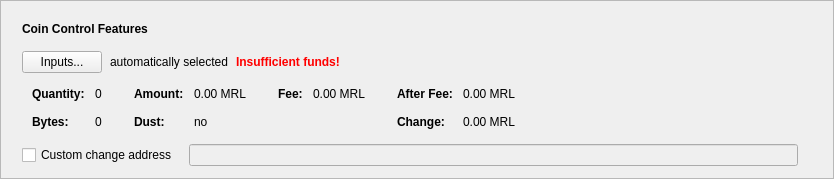
      <widget class="QFrame" name="frameCoinControl">
       <property name="sizePolicy">
        <sizepolicy hsizetype="Expanding" vsizetype="Fixed">
         <horstretch>0</horstretch>
         <verstretch>0</verstretch>
        </sizepolicy>
       </property>
       <property name="frameShape">
        <enum>QFrame::StyledPanel</enum>
       </property>
       <property name="frameShadow">
        <enum>QFrame::Raised</enum>
       </property>
       <layout class="QVBoxLayout" name="verticalLayout_2">
        <item>
         <layout class="QVBoxLayout" name="verticalLayoutCoinControl" stretch="0,0,0,0,0">
          <property name="spacing">
           <number>0</number>
          </property>
          <property name="sizeConstraint">
           <enum>QLayout::SetDefaultConstraint</enum>
          </property>
          <property name="leftMargin">
           <number>10</number>
          </property>
          <property name="topMargin">
           <number>10</number>
          </property>
          <item>
           <layout class="QHBoxLayout" name="horizontalLayoutCoinControl1">
            <property name="bottomMargin">
             <number>15</number>
            </property>
            <item>
             <widget class="QLabel" name="labelCoinControlFeatures">
              <property name="sizePolicy">
               <sizepolicy hsizetype="Preferred" vsizetype="Maximum">
                <horstretch>0</horstretch>
                <verstretch>0</verstretch>
               </sizepolicy>
              </property>
              <property name="font">
               <font>
                <weight>75</weight>
                <bold>true</bold>
               </font>
              </property>
              <property name="styleSheet">
               <string notr="true">font-weight:bold;</string>
              </property>
              <property name="text">
               <string>Coin Control Features</string>
              </property>
             </widget>
            </item>
           </layout>
          </item>
          <item>
           <layout class="QHBoxLayout" name="horizontalLayoutCoinControl2" stretch="0,0,0,0">
            <property name="spacing">
             <number>8</number>
            </property>
            <property name="bottomMargin">
             <number>10</number>
            </property>
            <item>
             <widget class="QPushButton" name="pushButtonCoinControl">
              <property name="styleSheet">
               <string notr="true"/>
              </property>
              <property name="text">
               <string>Inputs...</string>
              </property>
              <property name="autoDefault">
               <bool>false</bool>
              </property>
             </widget>
            </item>
            <item>
             <widget class="QLabel" name="labelCoinControlAutomaticallySelected">
              <property name="text">
               <string>automatically selected</string>
              </property>
              <property name="margin">
               <number>5</number>
              </property>
             </widget>
            </item>
            <item>
             <widget class="QLabel" name="labelCoinControlInsuffFunds">
              <property name="font">
               <font>
                <weight>75</weight>
                <bold>true</bold>
               </font>
              </property>
              <property name="styleSheet">
               <string notr="true">color:red;font-weight:bold;</string>
              </property>
              <property name="text">
               <string>Insufficient funds!</string>
              </property>
              <property name="margin">
               <number>5</number>
              </property>
             </widget>
            </item>
            <item>
             <spacer name="horizontalSpacerCoinControl">
              <property name="orientation">
               <enum>Qt::Horizontal</enum>
              </property>
              <property name="sizeHint" stdset="0">
               <size>
                <width>40</width>
                <height>1</height>
               </size>
              </property>
             </spacer>
            </item>
           </layout>
          </item>
          <item>
           <widget class="QWidget" name="widgetCoinControl" native="true">
            <property name="sizePolicy">
             <sizepolicy hsizetype="Preferred" vsizetype="Preferred">
              <horstretch>0</horstretch>
              <verstretch>0</verstretch>
             </sizepolicy>
            </property>
            <property name="minimumSize">
             <size>
              <width>0</width>
              <height>0</height>
             </size>
            </property>
            <property name="styleSheet">
             <string notr="true"/>
            </property>
            <layout class="QHBoxLayout" name="horizontalLayoutCoinControl5">
             <property name="leftMargin">
              <number>0</number>
             </property>
             <property name="topMargin">
              <number>0</number>
             </property>
             <property name="rightMargin">
              <number>0</number>
             </property>
             <property name="bottomMargin">
              <number>0</number>
             </property>
             <item>
              <layout class="QHBoxLayout" name="horizontalLayoutCoinControl3" stretch="0,0,0,1">
               <property name="spacing">
                <number>20</number>
               </property>
               <property name="topMargin">
                <number>0</number>
               </property>
               <property name="bottomMargin">
                <number>10</number>
               </property>
               <item>
                <layout class="QFormLayout" name="formLayoutCoinControl1">
                 <property name="horizontalSpacing">
                  <number>10</number>
                 </property>
                 <property name="verticalSpacing">
                  <number>14</number>
                 </property>
                 <property name="leftMargin">
                  <number>10</number>
                 </property>
                 <property name="topMargin">
                  <number>4</number>
                 </property>
                 <property name="rightMargin">
                  <number>6</number>
                 </property>
                 <item row="0" column="0">
                  <widget class="QLabel" name="labelCoinControlQuantityText">
                   <property name="font">
                    <font>
                     <weight>75</weight>
                     <bold>true</bold>
                    </font>
                   </property>
                   <property name="text">
                    <string>Quantity:</string>
                   </property>
                   <property name="margin">
                    <number>0</number>
                   </property>
                  </widget>
                 </item>
                 <item row="0" column="1">
                  <widget class="QLabel" name="labelCoinControlQuantity">
                   <property name="cursor">
                    <cursorShape>IBeamCursor</cursorShape>
                   </property>
                   <property name="contextMenuPolicy">
                    <enum>Qt::ActionsContextMenu</enum>
                   </property>
                   <property name="text">
                    <string notr="true">0</string>
                   </property>
                   <property name="margin">
                    <number>0</number>
                   </property>
                   <property name="textInteractionFlags">
                    <set>Qt::LinksAccessibleByMouse|Qt::TextSelectableByKeyboard|Qt::TextSelectableByMouse</set>
                   </property>
                  </widget>
                 </item>
                 <item row="1" column="0">
                  <widget class="QLabel" name="labelCoinControlBytesText">
                   <property name="font">
                    <font>
                     <weight>75</weight>
                     <bold>true</bold>
                    </font>
                   </property>
                   <property name="text">
                    <string>Bytes:</string>
                   </property>
                  </widget>
                 </item>
                 <item row="1" column="1">
                  <widget class="QLabel" name="labelCoinControlBytes">
                   <property name="cursor">
                    <cursorShape>IBeamCursor</cursorShape>
                   </property>
                   <property name="contextMenuPolicy">
                    <enum>Qt::ActionsContextMenu</enum>
                   </property>
                   <property name="text">
                    <string notr="true">0</string>
                   </property>
                   <property name="textInteractionFlags">
                    <set>Qt::LinksAccessibleByMouse|Qt::TextSelectableByKeyboard|Qt::TextSelectableByMouse</set>
                   </property>
                  </widget>
                 </item>
                </layout>
               </item>
               <item>
                <layout class="QFormLayout" name="formLayoutCoinControl2">
                 <property name="horizontalSpacing">
                  <number>10</number>
                 </property>
                 <property name="verticalSpacing">
                  <number>14</number>
                 </property>
                 <property name="leftMargin">
                  <number>6</number>
                 </property>
                 <property name="topMargin">
                  <number>4</number>
                 </property>
                 <property name="rightMargin">
                  <number>6</number>
                 </property>
                 <item row="0" column="0">
                  <widget class="QLabel" name="labelCoinControlAmountText">
                   <property name="font">
                    <font>
                     <weight>75</weight>
                     <bold>true</bold>
                    </font>
                   </property>
                   <property name="text">
                    <string>Amount:</string>
                   </property>
                   <property name="margin">
                    <number>0</number>
                   </property>
                  </widget>
                 </item>
                 <item row="0" column="1">
                  <widget class="QLabel" name="labelCoinControlAmount">
                   <property name="cursor">
                    <cursorShape>IBeamCursor</cursorShape>
                   </property>
                   <property name="contextMenuPolicy">
                    <enum>Qt::ActionsContextMenu</enum>
                   </property>
                   <property name="text">
                    <string notr="true">0.00 MRL</string>
                   </property>
                   <property name="textInteractionFlags">
                    <set>Qt::LinksAccessibleByMouse|Qt::TextSelectableByKeyboard|Qt::TextSelectableByMouse</set>
                   </property>
                  </widget>
                 </item>
                 <item row="1" column="0">
                  <widget class="QLabel" name="labelCoinControlLowOutputText">
                   <property name="font">
                    <font>
                     <weight>75</weight>
                     <bold>true</bold>
                    </font>
                   </property>
                   <property name="text">
                    <string>Dust:</string>
                   </property>
                  </widget>
                 </item>
                 <item row="1" column="1">
                  <widget class="QLabel" name="labelCoinControlLowOutput">
                   <property name="cursor">
                    <cursorShape>IBeamCursor</cursorShape>
                   </property>
                   <property name="contextMenuPolicy">
                    <enum>Qt::ActionsContextMenu</enum>
                   </property>
                   <property name="text">
                    <string notr="true">no</string>
                   </property>
                   <property name="textInteractionFlags">
                    <set>Qt::LinksAccessibleByMouse|Qt::TextSelectableByKeyboard|Qt::TextSelectableByMouse</set>
                   </property>
                  </widget>
                 </item>
                </layout>
               </item>
               <item>
                <layout class="QFormLayout" name="formLayoutCoinControl3">
                 <property name="horizontalSpacing">
                  <number>10</number>
                 </property>
                 <property name="verticalSpacing">
                  <number>14</number>
                 </property>
                 <property name="leftMargin">
                  <number>6</number>
                 </property>
                 <property name="topMargin">
                  <number>4</number>
                 </property>
                 <property name="rightMargin">
                  <number>6</number>
                 </property>
                 <item row="0" column="0">
                  <widget class="QLabel" name="labelCoinControlFeeText">
                   <property name="font">
                    <font>
                     <weight>75</weight>
                     <bold>true</bold>
                    </font>
                   </property>
                   <property name="text">
                    <string>Fee:</string>
                   </property>
                   <property name="margin">
                    <number>0</number>
                   </property>
                  </widget>
                 </item>
                 <item row="0" column="1">
                  <widget class="QLabel" name="labelCoinControlFee">
                   <property name="cursor">
                    <cursorShape>IBeamCursor</cursorShape>
                   </property>
                   <property name="contextMenuPolicy">
                    <enum>Qt::ActionsContextMenu</enum>
                   </property>
                   <property name="text">
                    <string notr="true">0.00 MRL</string>
                   </property>
                   <property name="textInteractionFlags">
                    <set>Qt::LinksAccessibleByMouse|Qt::TextSelectableByKeyboard|Qt::TextSelectableByMouse</set>
                   </property>
                  </widget>
                 </item>
                </layout>
               </item>
               <item>
                <layout class="QFormLayout" name="formLayoutCoinControl4">
                 <property name="horizontalSpacing">
                  <number>10</number>
                 </property>
                 <property name="verticalSpacing">
                  <number>14</number>
                 </property>
                 <property name="leftMargin">
                  <number>6</number>
                 </property>
                 <property name="topMargin">
                  <number>4</number>
                 </property>
                 <property name="rightMargin">
                  <number>6</number>
                 </property>
                 <item row="0" column="0">
                  <widget class="QLabel" name="labelCoinControlAfterFeeText">
                   <property name="font">
                    <font>
                     <weight>75</weight>
                     <bold>true</bold>
                    </font>
                   </property>
                   <property name="text">
                    <string>After Fee:</string>
                   </property>
                   <property name="margin">
                    <number>0</number>
                   </property>
                  </widget>
                 </item>
                 <item row="0" column="1">
                  <widget class="QLabel" name="labelCoinControlAfterFee">
                   <property name="cursor">
                    <cursorShape>IBeamCursor</cursorShape>
                   </property>
                   <property name="contextMenuPolicy">
                    <enum>Qt::ActionsContextMenu</enum>
                   </property>
                   <property name="text">
                    <string notr="true">0.00 MRL</string>
                   </property>
                   <property name="textInteractionFlags">
                    <set>Qt::LinksAccessibleByMouse|Qt::TextSelectableByKeyboard|Qt::TextSelectableByMouse</set>
                   </property>
                  </widget>
                 </item>
                 <item row="1" column="0">
                  <widget class="QLabel" name="labelCoinControlChangeText">
                   <property name="font">
                    <font>
                     <weight>75</weight>
                     <bold>true</bold>
                    </font>
                   </property>
                   <property name="text">
                    <string>Change:</string>
                   </property>
                  </widget>
                 </item>
                 <item row="1" column="1">
                  <widget class="QLabel" name="labelCoinControlChange">
                   <property name="cursor">
                    <cursorShape>IBeamCursor</cursorShape>
                   </property>
                   <property name="contextMenuPolicy">
                    <enum>Qt::ActionsContextMenu</enum>
                   </property>
                   <property name="text">
                    <string notr="true">0.00 MRL</string>
                   </property>
                   <property name="textInteractionFlags">
                    <set>Qt::LinksAccessibleByMouse|Qt::TextSelectableByKeyboard|Qt::TextSelectableByMouse</set>
                   </property>
                  </widget>
                 </item>
                </layout>
               </item>
              </layout>
             </item>
            </layout>
           </widget>
          </item>
          <item>
           <layout class="QHBoxLayout" name="horizontalLayoutCoinControl4" stretch="0,0,0">
            <property name="spacing">
             <number>12</number>
            </property>
            <property name="sizeConstraint">
             <enum>QLayout::SetDefaultConstraint</enum>
            </property>
            <property name="topMargin">
             <number>5</number>
            </property>
            <property name="rightMargin">
             <number>5</number>
            </property>
            <item>
             <widget class="QCheckBox" name="checkBoxCoinControlChange">
              <property name="toolTip">
               <string>If this is activated, but the change address is empty or invalid, change will be sent to a newly generated address.</string>
              </property>
              <property name="text">
               <string>Custom change address</string>
              </property>
             </widget>
            </item>
            <item>
             <widget class="QValidatedLineEdit" name="lineEditCoinControlChange">
              <property name="enabled">
               <bool>false</bool>
              </property>
              <property name="sizePolicy">
               <sizepolicy hsizetype="Expanding" vsizetype="Fixed">
                <horstretch>0</horstretch>
                <verstretch>0</verstretch>
               </sizepolicy>
              </property>
             </widget>
            </item>
            <item>
             <widget class="QLabel" name="labelCoinControlChangeLabel">
              <property name="sizePolicy">
               <sizepolicy hsizetype="Preferred" vsizetype="Expanding">
                <horstretch>0</horstretch>
                <verstretch>0</verstretch>
               </sizepolicy>
              </property>
              <property name="minimumSize">
               <size>
                <width>0</width>
                <height>0</height>
               </size>
              </property>
              <property name="text">
               <string/>
              </property>
              <property name="margin">
               <number>3</number>
              </property>
             </widget>
            </item>
           </layout>
          </item>
          <item>
           <spacer name="verticalSpacerCoinControl">
            <property name="orientation">
             <enum>Qt::Vertical</enum>
            </property>
            <property name="sizeType">
             <enum>QSizePolicy::Expanding</enum>
            </property>
            <property name="sizeHint" stdset="0">
             <size>
              <width>800</width>
              <height>1</height>
             </size>
            </property>
           </spacer>
          </item>
         </layout>
        </item>
       </layout>
      </widget>
